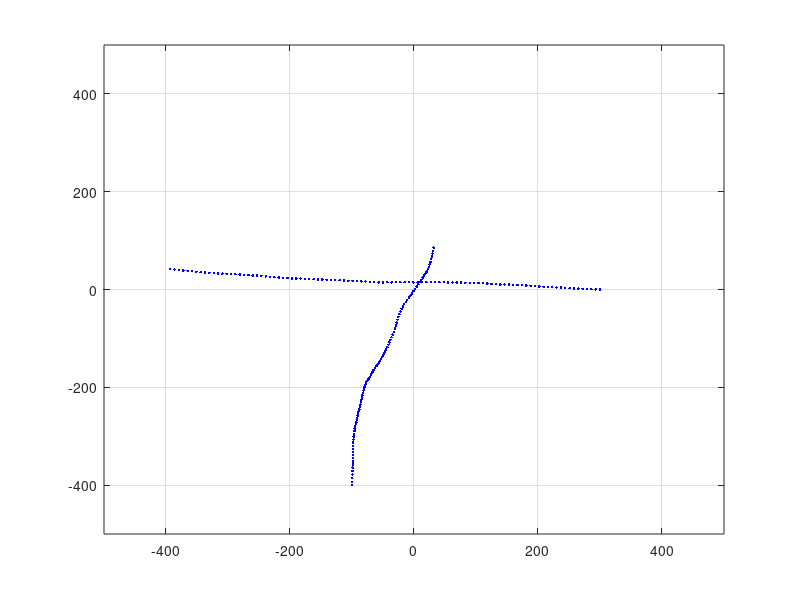
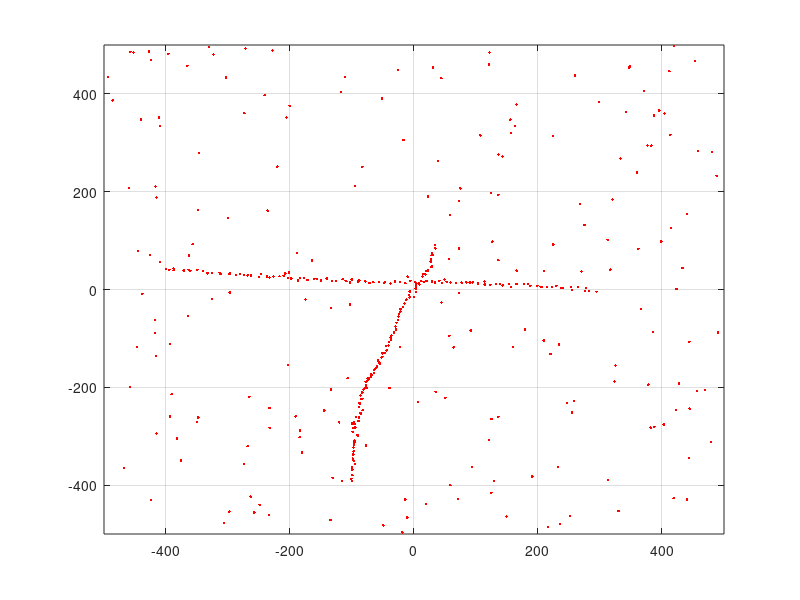

Write the MATLAB code that produced these figures, in order.
function generate_data()
%GENERATE_DATA Summary of this function goes here
%   Generate simulated data for GMPHD filter

figure(101); clf(101); hold on; axis([-500 500 -500 500]); box on; grid on;
figure(102); clf(102); hold on; axis([-500 500 -500 500]); box on; grid on;

% Initialize targets
nTargets = 2;
simTime = 100;

for i = 1:nTargets
    target(i).x = 0;
    target(i).y = 0;
    target(i).vx = 1;
    target(i).vy = 1;
    target(i).spawn = 'n';
    target(i).spawnTime = -1;
    target(i).spawnTarget.vx = 0;
    target(i).spawnTarget.vy = 0;
end

% Initialize individual target properties
target(1).x = -100;
target(1).y = -400;
target(1).vx = 0;
target(1).vy = 7;

target(2).x = 100;
target(2).y = 400;
target(2).vx = 0;
target(2).vy = -7;
% target(2).spawn = 'y';
% target(2).spawnTime = 30;
% target(2).spawnTarget.vx = 2;
% target(2).spawnTarget.vy = -4;
target(2).x = 300;
target(2).y = 0;
target(2).vx = -7;
target(2).vy = 0;

% target(3).x = -300;
% target(3).y = -300;
% target(3).vx = 6;
% target(3).vy = 6;
% target(3).spawn = 'y';
% target(3).spawnTime = simTime/2;
% target(3).spawnTarget.vx = -2;
% target(3).spawnTarget.vy = 6;

% Initialize target states
for i = 1:nTargets
    target(i).state = [ target(i).x;...
                        target(i).vx;...
                        target(i).y;...
                        target(i).vy];
    groundTruth(i).track.x = [];
    groundTruth(i).track.y = [];
    groundTruth(i).track.t = [];
end

% Sampling time
dT = 1;

% State transition model
F = [1 dT;...
     0 1];
   
% Input control matrix or matrix for accelerative white gaussian noise
G = [dT^2; ...
    dT];
  
% For 2D systems
F = [F zeros(size(F)); zeros(size(F)) F];
G = [G zeros(size(G)); zeros(size(G)) G];

% noise factor for generating trajectories
pNoise = .05;

sensorMeasurements = {};
for i = 1:simTime
  sensor.xMeas = [];
  sensor.yMeas = [];
  
  for i_targetCounter = 1:nTargets
    figure(101); hold on;
    plot(target(i_targetCounter).state(1), target(i_targetCounter).state(3),'.b');
    groundTruth(i_targetCounter).track.x = [groundTruth(i_targetCounter).track.x    target(i_targetCounter).state(1)];
    groundTruth(i_targetCounter).track.y = [groundTruth(i_targetCounter).track.y    target(i_targetCounter).state(3)];
    groundTruth(i_targetCounter).track.t = [groundTruth(i_targetCounter).track.t    i];
    
    if(target(i_targetCounter).spawn=='y' & target(i_targetCounter).spawnTime==i)
      nTargets = nTargets + 1;
      target(nTargets).x = target(i_targetCounter).state(1);
      target(nTargets).y = target(i_targetCounter).state(3);
      target(nTargets).vx = target(i_targetCounter).spawnTarget.vx;
      target(nTargets).vy = target(i_targetCounter).spawnTarget.vy;
      target(nTargets).spawn = 'n';
      target(nTargets).spawnTime = -1;
      target(nTargets).spawnTarget.vx = 0;
      target(nTargets).spawnTarget.vy = 0;
      target(nTargets).state = [ target(nTargets).x;...
                          target(nTargets).vx;...
                          target(nTargets).y;...
                          target(nTargets).vy];
        groundTruth(nTargets).track.x = [];
        groundTruth(nTargets).track.y = [];
        groundTruth(nTargets).track.t = [];
    end
    
    SQRT = sqrt(target(i_targetCounter).state(2)^2 + target(i_targetCounter).state(4)^2);
    pNoiseX = pNoise * target(i_targetCounter).state(2)/SQRT + .05;
    pNoiseY = pNoise * target(i_targetCounter).state(4)/SQRT + .05;

    wk = [pNoiseX;pNoiseY] .* wgn(2,1,10);
    target(i_targetCounter).state = F * target(i_targetCounter).state+ G * wk;
    
    if rand < 1 % Pdetection
      sensor.xMeas = [sensor.xMeas target(i_targetCounter).state(1)+2*randn];
      sensor.yMeas = [sensor.yMeas target(i_targetCounter).state(3)+2*randn];
    end
  end
  % Add random noise points
  for i_randCounter = 1:floor(rand*5)
    sensor.xMeas = [sensor.xMeas -500+1000*rand];
    sensor.yMeas = [sensor.yMeas -500+1000*rand];
  end
  pause(.01);
  sensorMeasurements{i} = sensor;
  figure(102); hold on;
  plot(sensor.xMeas,sensor.yMeas,'.r');
end

save('measurements.mat', 'sensorMeasurements', 'groundTruth');

% disp('Press any key to continue'); pause;
% figure(101); clf(101); box on; grid on; hold on;
% figure(102); clf(102); box on; grid on; hold on;

end

